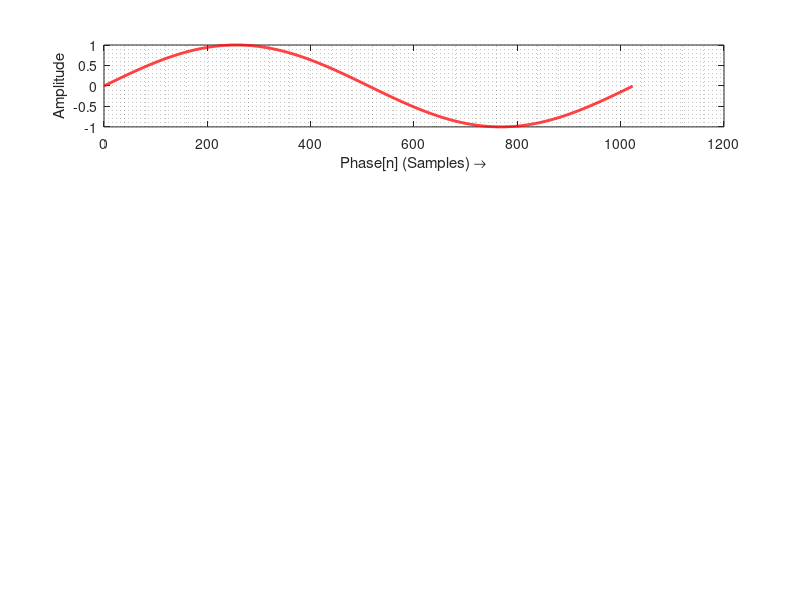

MATLAB code for this plot: (Note: this script raises an error after producing the figure.)
% BAIT17 - Audio Signal Processing Toolbox for Android
% author: georgrem, stockan1
% version: 1.0, February 2017
% 
% Direct digital synthesis (DDS) with MATLAB
% Frequency synthesis is used for creating waveforms from a single,
% fixed-frequency reference clock.

function[] = dds()

format compact; format shortE; clear; clc;

W = 10;                 % Number of bits
M = [1 2 10 25];        % Tuning words, M = 1 = longest period
N = 2^W;                % Number of entries in the lookup table
fs = 48e3;              % Sampling frequency
t = 0:1:N-1;            % "Time" samples
A = 1;                  % Amplitude
plotSignal = 1;         % plot waveforms

% Generate lookup tables for the waveform
figure(1);
for i=1:length(M)
    f0 = getFrequency(M(i),N,fs);
    phase = A * sin(2*pi*f0/fs*t);
    if (plotSignal == 1)
        subplot(length(M),1,i), plot(0:length(phase)-1,phase,'r','LineWidth',2), grid minor;
        xlabel('Phase[n] (Samples) \rightarrow');
        ylabel('Amplitude');
        legend(sprintf('Entries in lookup table=%d, M=%d', N, M(i)), 'Location','NE');
        axis([0 N -1 1]);
    end
    % Write array to ASCII-delimited file
    file = strcat('output/waveform_m', num2str(M(i)), '.txt');
    dlmwrite(file, phase);
end

    function[f] = getFrequency(M,N,fs)
        f = M*fs/N;
    end

end